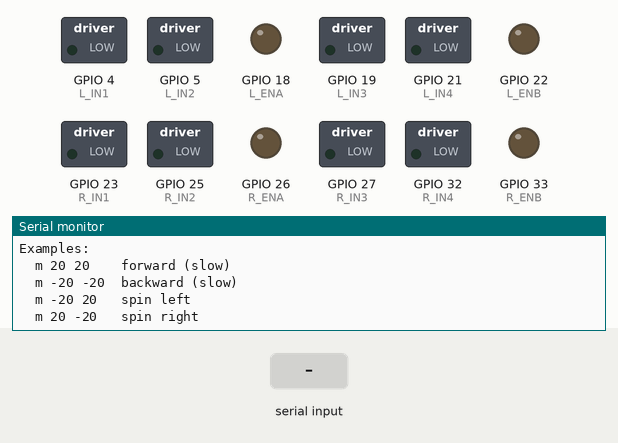
Recording of a sketch running on a simulated ESP32. Parts: switched loads named in the sketch (green lamp = pin HIGH), output pins drawn as LEDs (lit = HIGH), the last lines printed to the serial monitor. Inputs (shaded band) come from the test bench. WiFi joins after 1.5 s; servers stay silent unless stated.

Above: at 2.7 s.
2.8 s: "90 45\n" received over Serial
At 3.8 s:
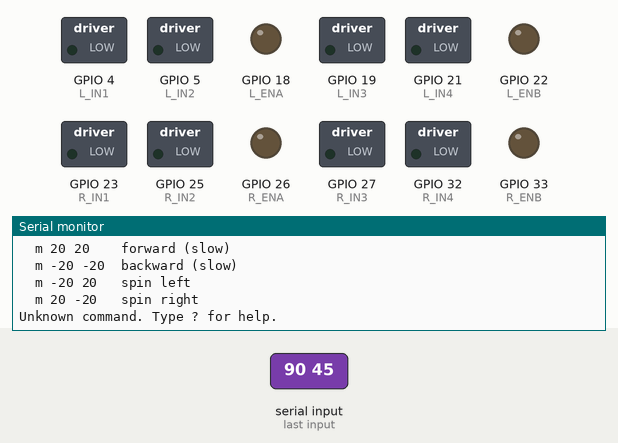
5.8 s: "m90\n" received over Serial
At 7.2 s:
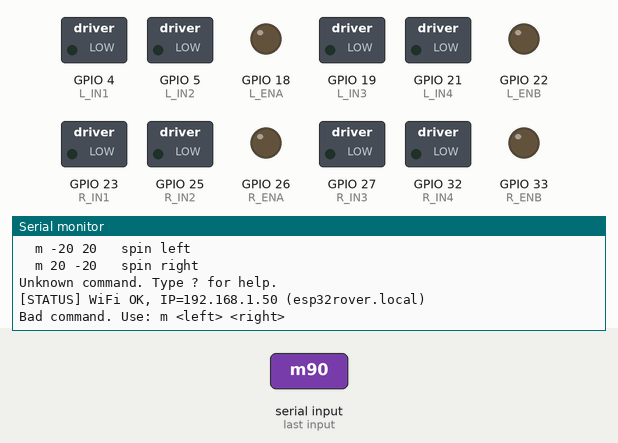

The sketch:

esp32_wifi_diff_drive.ino
```cpp
#include <WiFi.h>
#include <ESPmDNS.h>

const char* ssid = "Redmi 13C 5G";
const char* password = "24242424";

WiFiServer server(23);
WiFiClient client;

#define L_IN1 4
#define L_IN2 5
#define L_ENA 18
#define L_IN3 19
#define L_IN4 21
#define L_ENB 22

#define R_IN1 23
#define R_IN2 25
#define R_ENA 26
#define R_IN3 27
#define R_IN4 32
#define R_ENB 33

void setLeftSpeed(int spd) {
  spd = constrain(spd, -100, 100);
  int val = map(abs(spd), 0, 100, 0, 255);

  if (spd > 0) {
    digitalWrite(L_IN1, HIGH); digitalWrite(L_IN2, LOW);
    digitalWrite(L_IN3, HIGH); digitalWrite(L_IN4, LOW);
  } else if (spd < 0) {
    digitalWrite(L_IN1, LOW); digitalWrite(L_IN2, HIGH);
    digitalWrite(L_IN3, LOW); digitalWrite(L_IN4, HIGH);
  } else {
    digitalWrite(L_IN1, LOW); digitalWrite(L_IN2, LOW);
    digitalWrite(L_IN3, LOW); digitalWrite(L_IN4, LOW);
  }

  analogWrite(L_ENA, val);
  analogWrite(L_ENB, val);
}

void setRightSpeed(int spd) {
  spd = constrain(spd, -100, 100);
  int val = map(abs(spd), 0, 100, 0, 255);

  if (spd > 0) {
    digitalWrite(R_IN1, HIGH); digitalWrite(R_IN2, LOW);
    digitalWrite(R_IN3, HIGH); digitalWrite(R_IN4, LOW);
  } else if (spd < 0) {
    digitalWrite(R_IN1, LOW); digitalWrite(R_IN2, HIGH);
    digitalWrite(R_IN3, LOW); digitalWrite(R_IN4, HIGH);
  } else {
    digitalWrite(R_IN1, LOW); digitalWrite(R_IN2, LOW);
    digitalWrite(R_IN3, LOW); digitalWrite(R_IN4, LOW);
  }

  analogWrite(R_ENA, val);
  analogWrite(R_ENB, val);
}

void stopAll() {
  setLeftSpeed(0);
  setRightSpeed(0);
  Serial.println("[STOP]");
  if (client && client.connected()) client.println("[STOP]");
}

void printHelp() {
  String help = "\nCommands:\n"
    "  m <left> <right>   Set wheel speeds, -100 to 100\n"
    "  x                  Stop all\n"
    "  ?                  Help\n"
    "\nExamples:\n"
    "  m 20 20    forward (slow)\n"
    "  m -20 -20  backward (slow)\n"
    "  m -20 20   spin left\n"
    "  m 20 -20   spin right\n";
  Serial.println(help);
  if (client && client.connected()) client.println(help);
}

void handleCommand(String line) {
  line.trim();
  if (line.length() == 0) return;

  if (line.charAt(0) == 'x') {
    stopAll();
    return;
  }
  if (line.charAt(0) == '?') {
    printHelp();
    return;
  }
  if (line.charAt(0) == 'm') {
    int firstSpace = line.indexOf(' ');
    int secondSpace = line.indexOf(' ', firstSpace + 1);

    if (firstSpace == -1 || secondSpace == -1) {
      Serial.println("Bad command. Use: m <left> <right>");
      if (client && client.connected()) client.println("Bad command. Use: m <left> <right>");
      return;
    }

    int leftSpd  = line.substring(firstSpace + 1, secondSpace).toInt();
    int rightSpd = line.substring(secondSpace + 1).toInt();

    setLeftSpeed(leftSpd);
    setRightSpeed(rightSpd);

    String msg = "[DRIVE] L=" + String(leftSpd) + " R=" + String(rightSpd);
    Serial.println(msg);
    if (client && client.connected()) client.println(msg);
    return;
  }

  Serial.println("Unknown command. Type ? for help.");
  if (client && client.connected()) client.println("Unknown command. Type ? for help.");
}

void setup() {
  Serial.begin(115200);

  pinMode(L_IN1, OUTPUT); pinMode(L_IN2, OUTPUT);
  pinMode(L_IN3, OUTPUT); pinMode(L_IN4, OUTPUT);
  pinMode(R_IN1, OUTPUT); pinMode(R_IN2, OUTPUT);
  pinMode(R_IN3, OUTPUT); pinMode(R_IN4, OUTPUT);
  pinMode(L_ENA, OUTPUT); pinMode(L_ENB, OUTPUT);
  pinMode(R_ENA, OUTPUT); pinMode(R_ENB, OUTPUT);
  stopAll();

  Serial.println("\n=== ESP32 DIFFERENTIAL DRIVE (WiFi) ===");
  Serial.print("Connecting to WiFi: ");
  Serial.println(ssid);

  WiFi.begin(ssid, password);
  int attempts = 0;
  while (WiFi.status() != WL_CONNECTED && attempts < 30) {
    delay(500);
    Serial.print(".");
    attempts++;
  }

  if (WiFi.status() == WL_CONNECTED) {
    Serial.println("\nWiFi connected!");
    Serial.print("IP address: ");
    Serial.println(WiFi.localIP());
    Serial.println("Connect via: telnet <IP> 23");

    if (MDNS.begin("esp32rover")) {
      Serial.println("mDNS responder started: esp32rover.local");
    } else {
      Serial.println("mDNS setup failed");
    }

    server.begin();
  } else {
    Serial.println("\nWiFi connection FAILED. Falling back to USB serial only.");
  }

  printHelp();
}

unsigned long lastStatusPrint = 0;

void loop() {
  if (millis() - lastStatusPrint > 5000) {
    lastStatusPrint = millis();
    if (WiFi.status() == WL_CONNECTED) {
      Serial.print("[STATUS] WiFi OK, IP=");
      Serial.print(WiFi.localIP());
      Serial.println(" (esp32rover.local)");
    } else {
      Serial.println("[STATUS] WiFi NOT connected");
    }
  }

  if (WiFi.status() == WL_CONNECTED) {
    if (server.hasClient()) {
      if (!client || !client.connected()) {
        if (client) client.stop();
        client = server.available();
        Serial.println("New WiFi client connected.");
        client.println("Connected to ESP32 Rover. Type ? for help.");
      } else {
        WiFiClient newClient = server.available();
        newClient.stop();
      }
    }

    if (client && client.connected() && client.available()) {
      String line = client.readStringUntil('\n');
      handleCommand(line);
    }
  }

  if (Serial.available()) {
    String line = Serial.readStringUntil('\n');
    handleCommand(line);
  }
}
```

Measured:
- after the input at 2.8 s, the serial monitor: prints a new line at once (image 1)
- after the input at 5.8 s, the serial monitor: prints a new line at once (image 2)
